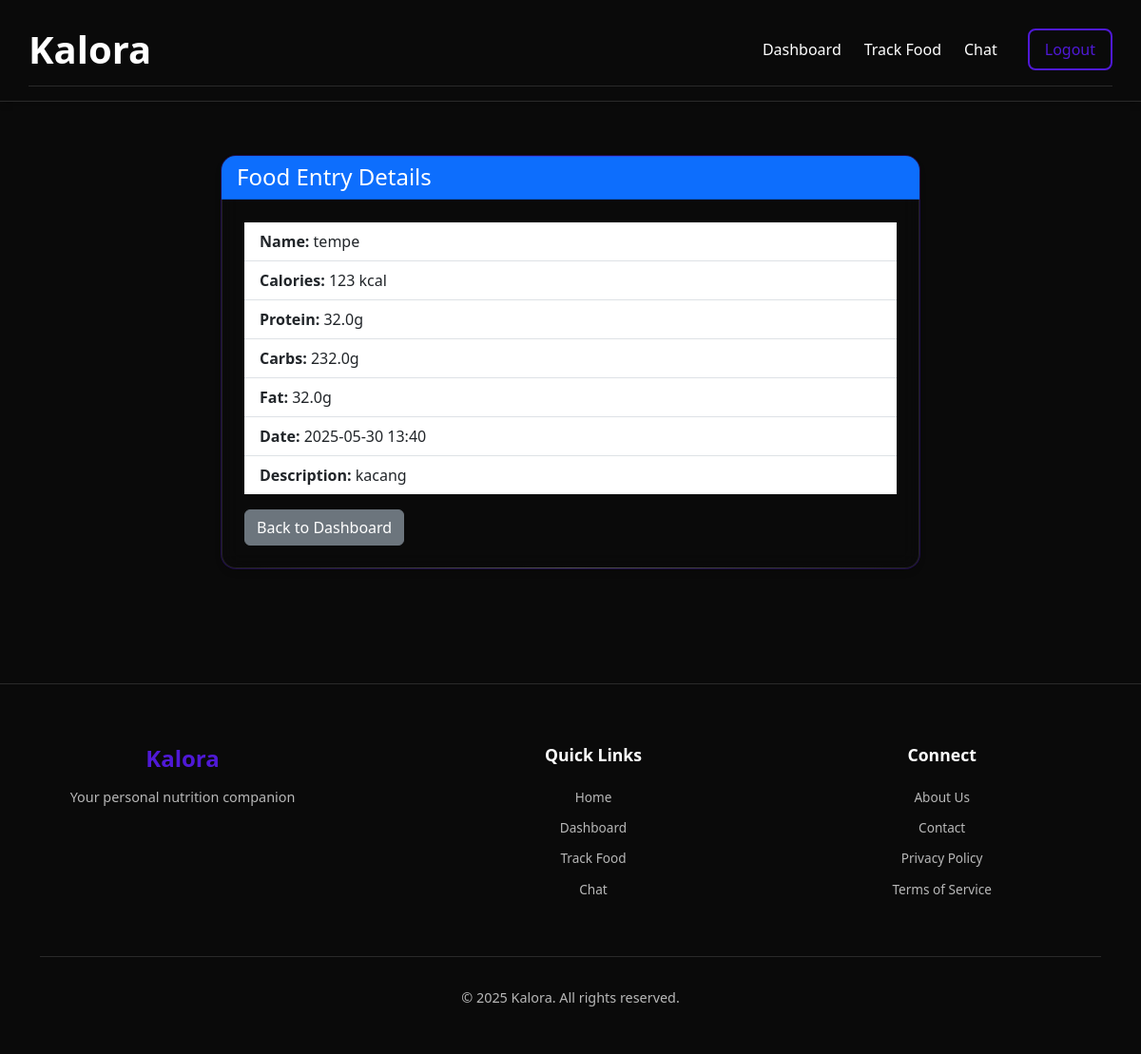
Screenshot of /food_entry/2 (signed in) with the database file from the repository.
### app.py (models this page shows)
class FoodEntry(db.Model):
    __tablename__ = 'food_entry'
    id = db.Column(db.Integer, primary_key=True)
    user_id = db.Column(db.Integer, db.ForeignKey('user.id'), nullable=False)
    name = db.Column(db.String(120), nullable=False)
    calories = db.Column(db.Float, nullable=True)
    protein = db.Column(db.Float, nullable=True)
    carbs = db.Column(db.Float, nullable=True)
    fat = db.Column(db.Float, nullable=True)
    date = db.Column(db.DateTime, nullable=False, default=datetime.utcnow)
    description = db.Column(db.Text, nullable=True)
    image_filename = db.Column(db.String(255), nullable=True)
    image_analysis = db.Column(db.Text, nullable=True)
    user = db.relationship('User', backref=db.backref('food_entries', lazy=True))

### app.py (the view)
@app.route('/food_entry/<int:entry_id>')
@login_required
def food_entry_detail(entry_id):
    entry = FoodEntry.query.filter_by(id=entry_id, user_id=current_user.id).first_or_404()
    return render_template('food_entry_detail.html', entry=entry)

### app.py (called while the page is built)
@login_manager.user_loader
def load_user(user_id):
    try:
        return User.query.get(int(user_id))
    except:
        return None

### templates/food_entry_detail.html (shortened to what this page needs)
{% extends "base.html" %}
{% block content %}
<div class="container py-4">
    <div class="row justify-content-center">
        <div class="col-lg-8">
            <div class="card glass">
                <div class="card-header bg-primary text-white">
                    <h4 class="mb-0">Food Entry Details</h4>
                </div>
                <div class="card-body">
                    <ul class="list-group list-group-flush">
                        <li class="list-group-item"><strong>Name:</strong> {{ entry.name }}</li>
                        <li class="list-group-item"><strong>Calories:</strong> {{ "%.0f"|format(entry.calories or 0) }} kcal</li>
                        <li class="list-group-item"><strong>Protein:</strong> {{ "%.1f"|format(entry.protein or 0) }}g</li>
                        <li class="list-group-item"><strong>Carbs:</strong> {{ "%.1f"|format(entry.carbs or 0) }}g</li>
                        <li class="list-group-item"><strong>Fat:</strong> {{ "%.1f"|format(entry.fat or 0) }}g</li>
                        <li class="list-group-item"><strong>Date:</strong> {{ entry.date.strftime('%Y-%m-%d %H:%M') }}</li>
                        {% if entry.description %}
                        <li class="list-group-item"><strong>Description:</strong> {{ entry.description }}</li>
                        {% endif %}
                    </ul>
                    <a href="{{ url_for('dashboard') }}" class="btn btn-secondary mt-3">Back to Dashboard</a>
                </div>
            </div>
        </div>
    </div>
</div>
{% endblock %}

### static/style.css (style rules this page uses)
:root { --cal-primary: #7A73D1; --cal-secondary: #00C9A7; --cal-accent: #FFD166; --cal-background: #211C84; --cal-surface: #FFFFFF; --cal-text: #22223B; --cal-text-secondary: #6B7280; --cal-border: #E5E7EB; --cal-shadow: rgba(108, 99, 255, 0.08); --font-family-sans: 'Inter', -apple-system, BlinkMacSystemFont, "Segoe UI", Roboto, Helvetica, Arial, sans-serif, "Apple Color Emoji", "Segoe UI Emoji", "Segoe UI Symbol"; --border-radius-sm: 5px; --border-radius-md: 10px; --shadow-sm: 0 2px 4px rgba(0, 0, 0, 0.06); --shadow-md: 0 5px 15px rgba(0, 0, 0, 0.08); --transition-speed: 0.25s; }
*, *::before, *::after { box-sizing: border-box; margin: 0; padding: 0; }
html { scroll-behavior: smooth; font-size: 16px; }
body { background-color: var(--cal-background); color: var(--cal-text); font-family: 'Inter', sans-serif; line-height: 1.6; display: flex; flex-direction: column; min-height: 100vh; -webkit-font-smoothing: antialiased; -moz-osx-font-smoothing: grayscale; }
.container { width: 100%; max-width: 1180px; margin-left: auto; margin-right: auto; padding-left: 1.5rem; padding-right: 1.5rem; }
a { color: var(--primary-color); text-decoration: none; transition: color var(--transition-speed) ease; }
.btn { border-radius: 12px; font-weight: 500; padding: 0.75rem 1.5rem; transition: all 0.2s cubic-bezier(0.4, 0, 0.2, 1); position: relative; overflow: hidden; }
.btn-secondary { background-color: var(--input-bg); color: var(--text-color); border-color: var(--border-color); }
.card { background: var(--cal-surface); border: 1px solid var(--cal-border); border-radius: 16px; box-shadow: 0 4px 24px var(--cal-shadow); transition: transform 0.2s cubic-bezier(0.4, 0, 0.2, 1); overflow: hidden; animation: fadeIn 0.3s ease; }
.card-body { padding: 1.5rem 1.75rem; }

### templates/base.html (style rules this page uses)
:root { --cal-primary: #4F19D6; --cal-secondary: #00C9A7; --cal-accent: #FFD166; --cal-background: #0A0A0A; --cal-surface: #FFFFFF; --cal-text: #FFFFFF; --cal-text-secondary: #B8B8B8; --cal-border: #2A2A2A; --cal-shadow: rgba(0, 0, 0, 0.2); }
body { background-color: var(--cal-background); color: var(--cal-text); min-height: 100vh; display: flex; flex-direction: column; }
.card { background-color: var(--cal-background); border: 1px solid rgba(79, 25, 214, 0.2); border-radius: 16px; box-shadow: 0 4px 6px rgba(0, 0, 0, 0.1), 0 1px 3px rgba(0, 0, 0, 0.08), inset 0 0 0 1px rgba(255, 255, 255, 0.1); backdrop-filter: blur(10px); transition: all 0.3s ease; position: relative; overflow: hidden; }
.card::before { content: ''; position: absolute; top: 0; left: 0; right: 0; height: 1px; background: linear-gradient( 90deg, transparent, rgba(79, 25, 214, 0.5), transparent ); }
.card::after { content: ''; position: absolute; bottom: 0; left: 0; right: 0; height: 1px; background: linear-gradient( 90deg, transparent, rgba(255, 255, 255, 0.2), transparent ); }
.card-body { padding: 1.5rem; position: relative; z-index: 1; }
.card.glass { background: rgba(10, 10, 10, 0.7); backdrop-filter: blur(10px); border: 1px solid rgba(79, 25, 214, 0.3); }

### rows the page displays
FoodEntry: name "tempe", calories "123", protein "32.0", carbs "232.0", fat "32.0", date "2025-05-30 13:40", description "kacang"
